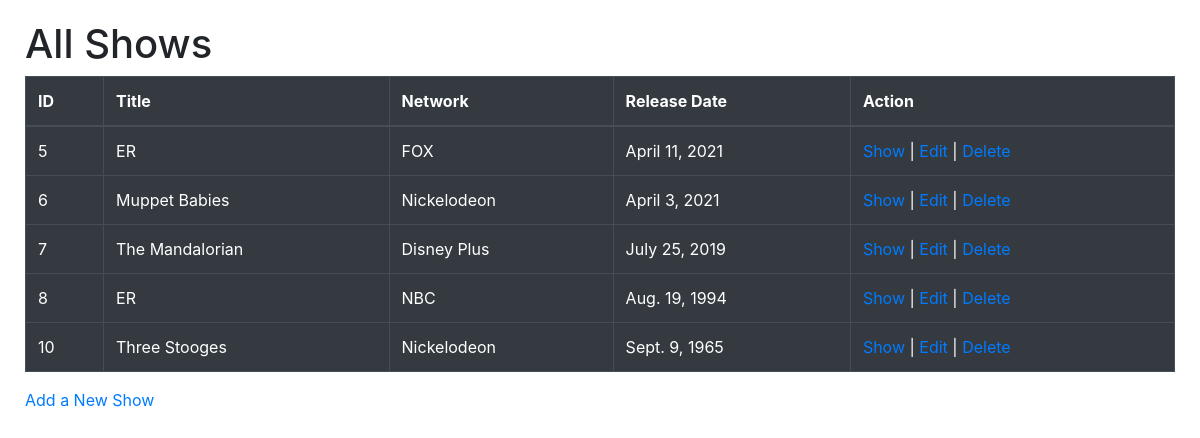
Page /shows/ on the committed database.
### tv_shows_app/models.py (models this page shows)
class Show(models.Model):
    title=models.CharField(max_length=255)
    network=models.ForeignKey(Network, related_name='shows', on_delete=models.CASCADE)
    description=models.TextField()
    release_date=models.DateField()
    created_at=models.DateTimeField(auto_now_add=True)
    updated_at=models.DateTimeField(auto_now=True)
    objects=ShowManager()

class Network(models.Model):
    name=models.CharField(max_length=255)
    created_at=models.DateTimeField(auto_now_add=True)
    updated_at=models.DateTimeField(auto_now=True)

### tv_shows_app/views.py (the view)
# urls.py: path('', views.home),
def home(request):
    context = {
        'shows': Show.objects.all()
    }
    return render(request,'shows.html', context)

### tv_shows_app/templates/shows.html (shortened to what this page needs)
<!DOCTYPE html>
<html lang="en">
<head>
    <link rel="stylesheet" href="https://cdn.jsdelivr.net/npm/bootstrap@4.6.0/dist/css/bootstrap.min.css"
>
    {% load static %}
    <link rel="stylesheet" href="{% static 'css/style.css' %}">
</head>
<body>
    <div id='container'>
        <h1>All Shows</h1>
        <div id='shows'>
            <table class="table table-bordered table-dark">
                <thead>
                    <tr>
                        <th>ID</th>
                        <th>Title</th>
                        <th>Network</th>
                        <th>Release Date</th>
                        <th>Action</th>
                    </tr>
                </thead>
                <tbody>
                    {% for show in shows %}
                    <tr>
                        <td>{{show.id}}</td>
                        <td>{{show.title}}</td>
                        <td>{{show.network.name}}</td>
                        <td>{{show.release_date}}</td>
                        <td>
                            <a href="{{show.id}}">Show</a> |
                            <a href="{{show.id}}/edit">Edit</a> |
                            <a href="{{show.id}}/delete">Delete</a>
                        </td>
                    </tr>
                    {% endfor %}
                </tbody>
            </table>
        </div>
        <a href="new">Add a New Show</a>
    </div>
</body>
</html>

### tv_shows_app/static/css/style.css (style rules this page uses)
* { margin: 0px; padding: 0px; }
#container { margin: 20px 25px; }

### rows in the picture
Show: id "5", title "ER", network.name "FOX", release_date "April 11, 2021"
Show: id "6", title "Muppet Babies", network.name "Nickelodeon", release_date "April 3, 2021"
Show: id "7", title "The Mandalorian", network.name "Disney Plus", release_date "July 25, 2019"
Show: id "8", title "ER", network.name "NBC", release_date "Aug. 19, 1994"
Show: id "10", title "Three Stooges", network.name "Nickelodeon", release_date "Sept. 9, 1965"
